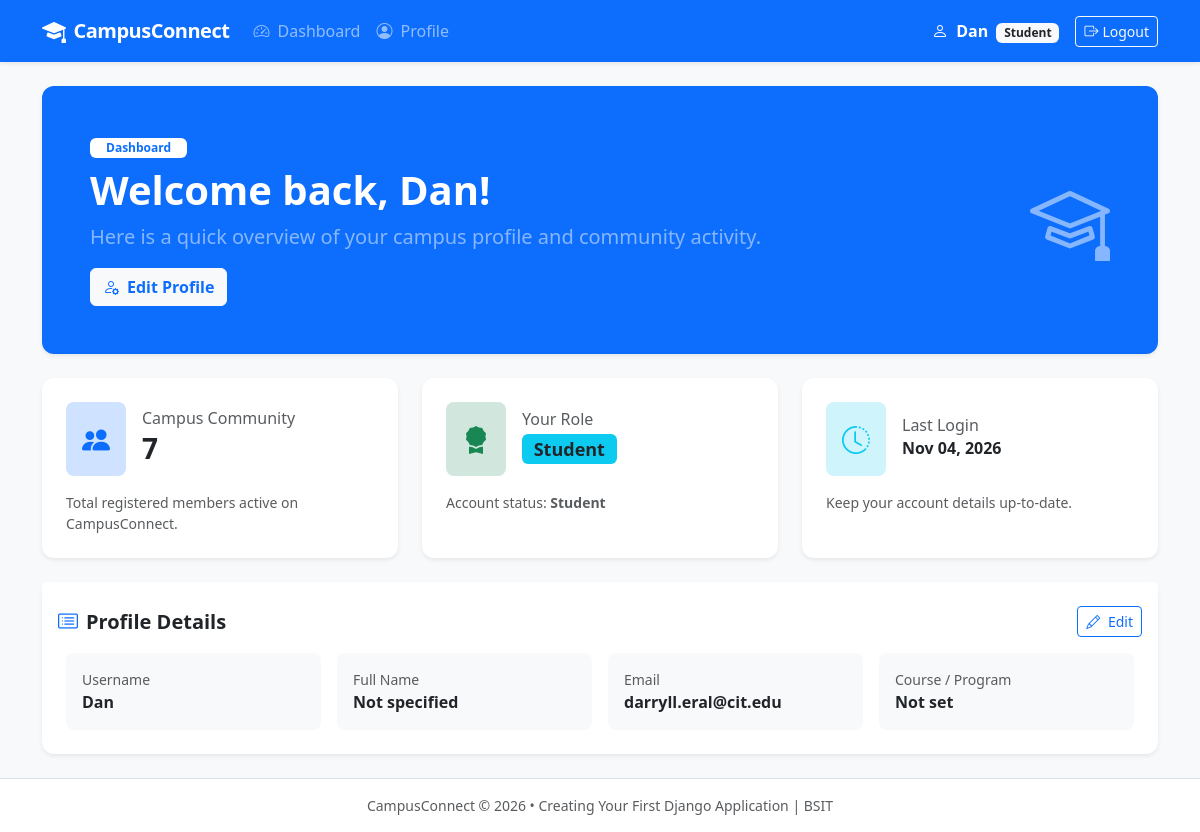
The page / (signed in) on the database as committed earlier.
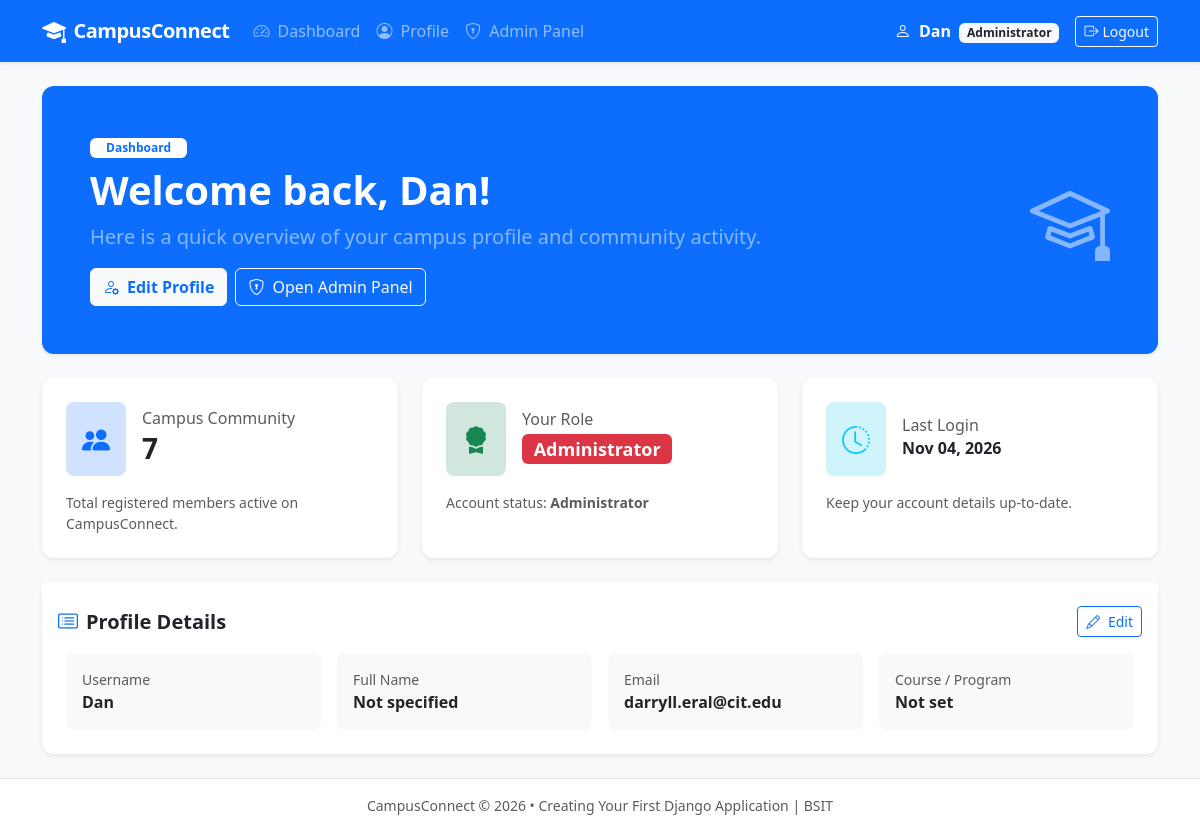
The same page on the database as committed later.
### accounts/models.py (models this page shows, shortened)
class CustomUser(AbstractUser):
    class Role(models.TextChoices):
        STUDENT = "student", "Student"
        INSTRUCTOR = "INSTRUCTOR", "Instructor"
        ADMIN = "admin", "Administrator"
    role = models.CharField(max_length=10, choices=Role.choices, default=Role.STUDENT)
    course = models.CharField(max_length=100, blank=True, null=True)

### dashboard/views.py (the view)
# urls.py: path("", DashboardView.as_view(), name="dashboard"),
class DashboardView(LoginRequiredMixin, TemplateView):
    template_name = "dashboard/home.html"
    def get_context_data(self, **kwargs):
        context = super().get_context_data(**kwargs)
        context["member_count"] = CustomUser.objects.count()
        context["is_admin"] = self.request.user.role == CustomUser.Role.ADMIN
        return context

### templates/dashboard/home.html (shortened to what the changed rows need)
{% extends "base.html" %}
{% block content %}
<div class="row g-4">
    <div class="col-12">
        <div class="card shadow-sm border-0 bg-primary text-white overflow-hidden position-relative">
            <div class="card-body p-4 p-md-5">
                <div class="row align-items-center">
                    <div class="col-md-8">
                        <span class="badge bg-white text-primary mb-2 px-3 py-1 fw-bold">Dashboard</span>
                        <h2 class="display-6 fw-bold mb-2">Welcome back, {{ user.first_name|default:user.username }}!</h2>
                        <p class="lead mb-3 text-white-50">Here is a quick overview of your campus profile and community activity.</p>
                        <div class="d-flex flex-wrap gap-2">
                            <a href="{% url 'profile' %}" class="btn btn-light text-primary fw-semibold d-inline-flex align-items-center gap-2">
                                <i class="bi bi-person-gear"></i> Edit Profile
                            </a>
                            {% if is_admin %}
                            <a href="{% url 'admin_panel' %}" class="btn btn-outline-light d-inline-flex align-items-center gap-2">
                                <i class="bi bi-shield-lock"></i> Open Admin Panel
                            </a>
                            {% endif %}
                        </div>
                    </div>
                </div>
            </div>
        </div>
    </div>
    <div class="col-md-6 col-lg-4">
        <div class="card shadow-sm border-0 h-100">
            <div class="card-body p-4">
                <div class="d-flex align-items-center mb-3">
                    <div>
                        <h4 class="card-title mb-0 fw-bold">
                            {% if user.role == 'admin' %}
                                <span class="badge bg-danger">Administrator</span>
                            {% elif user.role == 'INSTRUCTOR' %}
                                <span class="badge bg-warning text-dark">Instructor</span>
                            {% else %}
                                <span class="badge bg-info text-dark">Student</span>
                            {% endif %}
                        </h4>
                    </div>
                </div>
                <p class="card-text text-muted small mb-0">Account status: <strong>{{ user.get_role_display }}</strong></p>
            </div>
        </div>
    </div>
    <div class="col-md-12 col-lg-4">
        <div class="card shadow-sm border-0 h-100">
            <div class="card-body p-4">
                <div class="d-flex align-items-center mb-3">
                    <div>
                        <h6 class="card-subtitle text-muted mb-1">Last Login</h6>
                        <h6 class="card-title mb-0 fw-bold text-dark">{{ user.last_login|date:"M d, Y"|default:"First Session" }}</h6>
                    </div>
                </div>
            </div>
        </div>
    </div>
    <div class="col-12">
        <div class="card shadow-sm border-0">
            <div class="card-body p-4 pt-2">
                <div class="row g-3">
                    <div class="col-sm-6 col-md-3">
                        <div class="p-3 bg-light rounded-3">
                            <small class="text-muted d-block">Username</small>
                            <span class="fw-bold">{{ user.username }}</span>
                        </div>
                    </div>
                    <div class="col-sm-6 col-md-3">
                        <div class="p-3 bg-light rounded-3">
                            <small class="text-muted d-block">Full Name</small>
                            <span class="fw-bold">{{ user.get_full_name|default:"Not specified" }}</span>
                        </div>
                    </div>
                    <div class="col-sm-6 col-md-3">
                        <div class="p-3 bg-light rounded-3">
                            <small class="text-muted d-block">Email</small>
                            <span class="fw-bold">{{ user.email|default:"Not set" }}</span>
                        </div>
                    </div>
                    <div class="col-sm-6 col-md-3">
                        <div class="p-3 bg-light rounded-3">
                            <small class="text-muted d-block">Course / Program</small>
                            <span class="fw-bold">{{ user.course|default:"Not set" }}</span>
                        </div>
                    </div>
                </div>
            </div>
        </div>
    </div>
</div>
{% endblock %}

### templates/base.html (shortened to what this page needs)
<!DOCTYPE html>
<html lang="en">
<head>
    <link href="https://cdn.jsdelivr.net/npm/bootstrap@5.3.3/dist/css/bootstrap.min.css" rel="stylesheet">
    <link rel="stylesheet" href="https://cdn.jsdelivr.net/npm/bootstrap-icons@1.11.3/font/bootstrap-icons.min.css">
</head>
<body>
    <nav class="navbar navbar-expand-lg navbar-dark bg-primary shadow-sm">
        <div class="container">
            <a class="navbar-brand d-flex align-items-center" href="{% if user.is_authenticated %}{% url 'dashboard' %}{% else %}{% url 'login' %}{% endif %}">
                <i class="bi bi-mortarboard-fill me-2 fs-4"></i>
                <span>CampusConnect</span>
            </a>
            <div class="collapse navbar-collapse" id="navbarContent">
                <ul class="navbar-nav me-auto mb-2 mb-lg-0">
                    {% if user.is_authenticated %}
                        <li class="nav-item">
                            <a class="nav-link" href="{% url 'dashboard' %}">
                                <i class="bi bi-speedometer2 me-1"></i> Dashboard
                            </a>
                        </li>
                        <li class="nav-item">
                            <a class="nav-link" href="{% url 'profile' %}">
                                <i class="bi bi-person-circle me-1"></i> Profile
                            </a>
                        </li>
                        {% if user.role == 'admin' %}
                        <li class="nav-item">
                            <a class="nav-link" href="{% url 'admin_panel' %}">
                                <i class="bi bi-shield-lock me-1"></i> Admin Panel
                            </a>
                        </li>
                        {% endif %}
                    {% endif %}
                </ul>
                <div class="d-flex align-items-center gap-2">
                    {% if user.is_authenticated %}
                        <span class="navbar-text text-white me-2">
                            <i class="bi bi-person me-1"></i>
                            <strong>{{ user.first_name|default:user.username }}</strong>
                            <span class="badge bg-light text-dark ms-1">{{ user.get_role_display }}</span>
                        </span>
                        <form method="post" action="{% url 'logout' %}" class="d-inline m-0">
                            <button type="submit" class="btn btn-outline-light btn-sm d-flex align-items-center gap-1">
                                <i class="bi bi-box-arrow-right"></i> Logout
                            </button>
                        </form>
                    {% endif %}
                </div>
            </div>
        </div>
    </nav>
    <main class="container py-4">
        {% block content %}
        {% endblock %}
    </main>
    <footer class="bg-white border-top py-3 mt-auto text-center text-muted small">
        <div class="container">
            <p class="mb-0">CampusConnect &copy; 2026 &bull; Creating Your First Django Application | BSIT</p>
        </div>
    </footer>
</body>
</html>

Rows that differ between the two databases and show on the page:
changed CustomUser "Dan": role "Student" → "Administrator"
Other text that changed with them:
text no longer shown: "Student"
text now shown: "Admin Panel Open Admin Panel Administrator"
